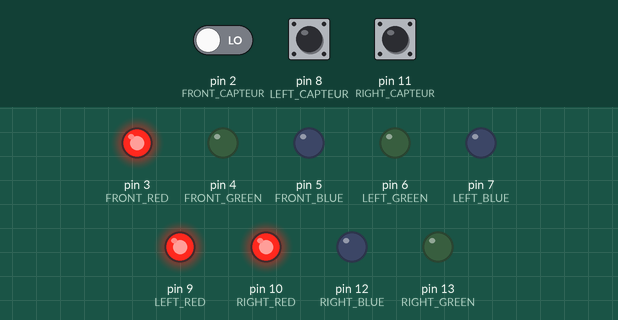
The sketch below on a simulated Arduino Uno, built with avr-gcc and run on an emulated ATmega328P. Shown: output pins drawn as LEDs (lit = HIGH). The inputs (shaded band) are chosen by the test bench; at power-on: pin 2 (FRONT_CAPTEUR) LOW, pin 8 (LEFT_CAPTEUR) LOW, pin 11 (RIGHT_CAPTEUR) LOW. What the sketch prints to the serial monitor is not drawn.

Above: at 0.1 s.
At 0.6 s:
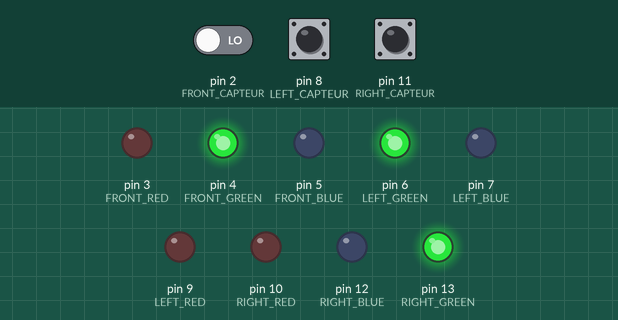
Timing chart, 0 to 2.1 s (numbered marks = the images above):
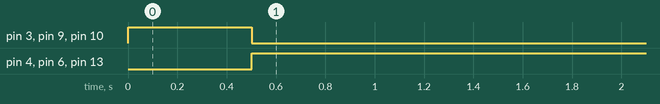

The sketch:

casquette.ino
```cpp
bool etat=LOW;

#define FRONT_RED 3
#define FRONT_GREEN 4
#define FRONT_BLUE 5
#define LEFT_RED 9
#define LEFT_GREEN 6
#define LEFT_BLUE 7

#define RIGHT_RED 10
#define RIGHT_GREEN 13
#define RIGHT_BLUE 12

#define FRONT_CAPTEUR 2
#define LEFT_CAPTEUR 8
#define RIGHT_CAPTEUR 11

void setup()
{
  // Open serial communications and wait for port to open:
  Serial.begin(57600);


  Serial.println("Hello casquette !!");

  pinMode(FRONT_RED, OUTPUT);
  pinMode(FRONT_GREEN, OUTPUT);
  pinMode(FRONT_BLUE, OUTPUT);
  pinMode(LEFT_RED, OUTPUT);
  pinMode(LEFT_GREEN, OUTPUT);
  pinMode(LEFT_BLUE, OUTPUT);
  pinMode(RIGHT_RED, OUTPUT);
  pinMode(RIGHT_GREEN, OUTPUT);
  pinMode(RIGHT_BLUE, OUTPUT);

  pinMode(FRONT_CAPTEUR, INPUT);
  pinMode(LEFT_CAPTEUR, INPUT);
  pinMode(RIGHT_CAPTEUR, INPUT);


  digitalWrite(FRONT_RED, LOW);
  digitalWrite(FRONT_GREEN, LOW);
  digitalWrite(FRONT_BLUE, LOW);
  digitalWrite(LEFT_RED, LOW);
  digitalWrite(LEFT_GREEN, LOW);
  digitalWrite(LEFT_BLUE, LOW);
  digitalWrite(RIGHT_RED, LOW);
  digitalWrite(RIGHT_GREEN, LOW);
  digitalWrite(RIGHT_BLUE, LOW);


}

void loop() // run over and over
{
  /*
  int n=detect_tir();
  if(n == 123)
  {
      etat = !etat;

      digitalWrite(FRONT_RED, HIGH);
      digitalWrite(LEFT_RED, HIGH);
      digitalWrite(RIGHT_RED, HIGH);
      delay(200);
      digitalWrite(FRONT_RED, LOW);
      digitalWrite(LEFT_RED, LOW);
      digitalWrite(RIGHT_RED, LOW);
      delay(200);
      digitalWrite(FRONT_RED, HIGH);
      digitalWrite(LEFT_RED, HIGH);
      digitalWrite(RIGHT_RED, HIGH);
      delay(200);
      digitalWrite(FRONT_RED, LOW);
      digitalWrite(LEFT_RED, LOW);
      digitalWrite(RIGHT_RED, LOW);
      delay(200);
      digitalWrite(FRONT_RED, HIGH);
      digitalWrite(LEFT_RED, HIGH);
      digitalWrite(RIGHT_RED, HIGH);
      delay(200);
      digitalWrite(FRONT_RED, LOW);
      digitalWrite(LEFT_RED, LOW);
      digitalWrite(RIGHT_RED, LOW);

  }
  else Serial.println(n);

  */

  static unsigned long pause_front=0;
  if(detect_tir_front()==123) { pause_front=millis();}
  if(millis() < (pause_front+500)) { digitalWrite(FRONT_RED, HIGH); digitalWrite(FRONT_GREEN, LOW); }
  else { digitalWrite(FRONT_RED, LOW); digitalWrite(FRONT_GREEN, HIGH); }


  static unsigned long pause_right=0;
  if(detect_tir_right()==123) { pause_right=millis();}
  if(millis() < (pause_right+500)) { digitalWrite(RIGHT_RED, HIGH); digitalWrite(RIGHT_GREEN, LOW); }
  else { digitalWrite(RIGHT_RED, LOW); digitalWrite(RIGHT_GREEN, HIGH); }

  static unsigned long pause_left=0;
  if(detect_tir_left()==123) { pause_left=millis();}
  if(millis() < (pause_left+500)) { digitalWrite(LEFT_RED, HIGH); digitalWrite(LEFT_GREEN, LOW); }
  else { digitalWrite(LEFT_RED, LOW); digitalWrite(LEFT_GREEN, HIGH); }

//  if(detect_tir_left()==123)

}

#define TEMPS_HIGH 1000


inline int detect_tir()
{
  unsigned long debut = micros();

  //detect 8 * LOW
  while((micros()-debut) < (8*TEMPS_HIGH))
  {
    if(digitalRead(FRONT_CAPTEUR)) debut = micros();
  }

  //attente de l'état haut
  while(!digitalRead(FRONT_CAPTEUR));

  //reset du compteur
  debut = micros();
  float nb_bit = 0;
  byte id=0;

  while((micros()-debut) < ((nb_bit+0.2)*TEMPS_HIGH));
  while((micros()-debut) < ((nb_bit+0.8)*TEMPS_HIGH))
  {
    if(digitalRead(FRONT_CAPTEUR)==LOW) return -1;
  }

  for(int iB=0;iB<8;iB++)
  {
    nb_bit++;
    while((micros()-debut) < ((nb_bit+0.2)*TEMPS_HIGH));
    while((micros()-debut) < ((nb_bit+0.8)*TEMPS_HIGH))
    {
      if(digitalRead(FRONT_CAPTEUR)) return -1;
    }

    nb_bit++;
    id = id*2;

    while((micros()-debut) < ((nb_bit+0.2)*TEMPS_HIGH));
    bool val = digitalRead(FRONT_CAPTEUR);
    while((micros()-debut) < ((nb_bit+0.8)*TEMPS_HIGH))
    {
      if(digitalRead(FRONT_CAPTEUR) != val) return -1;
    }

    if(!val) id++;
  }

  //bit de fin
  nb_bit++;

  while((micros()-debut) < ((nb_bit+0.2)*TEMPS_HIGH));
  while((micros()-debut) < ((nb_bit+0.8)*TEMPS_HIGH))
  {
    if(digitalRead(FRONT_CAPTEUR)) return -1;
  }

  return id;
}


inline int detect_tir_front()
{
 static int etat=0; //init
 static unsigned long debut=0;
 static int vbit;
 static int id=0;
 int mpin = FRONT_CAPTEUR;

 if(etat == 0) //attente des 8*LOW
 {
   id=0;
   if(digitalRead(mpin)) debut = micros();
   if((micros()-debut) >= (8*TEMPS_HIGH)) etat=1;
 }
 else if(etat == 1)
 {
   if((micros()-debut) > (9.2*TEMPS_HIGH) && (micros()-debut) < (9.8*TEMPS_HIGH) && digitalRead(mpin)==LOW) { etat=0; debut = micros(); }
   if((micros()-debut) >= (10*TEMPS_HIGH)) etat=10;
 }


 //8 bits
 else if(etat>=10 && etat <=25)
 {
   if((etat%2) == 0)
   {
     if((micros()-debut) > ((etat+0.2)*TEMPS_HIGH) && (micros()-debut) < ((etat+0.8)*TEMPS_HIGH) && digitalRead(mpin)==HIGH) { etat=0; debut = micros(); }
     if((micros()-debut) >= ((etat+1)*TEMPS_HIGH)) etat++;
     vbit=-1;
   }
   else
   {
     if((micros()-debut) > ((etat+0.2)*TEMPS_HIGH) && (micros()-debut) < ((etat+0.8)*TEMPS_HIGH))
     {
       if(vbit==-1) vbit = digitalRead(mpin);
       else
       {
         if(digitalRead(mpin) != vbit) { etat=0; debut = micros(); }
       }
     }
     if((micros()-debut) >= ((etat+1)*TEMPS_HIGH))
     {
       etat++;
       id = id*2;
       if(!vbit) id++;
     }
   }
 }

 else if(etat == 26)
 {
   if((micros()-debut) > (18.2*TEMPS_HIGH) && (micros()-debut) < (18.8*TEMPS_HIGH) && digitalRead(mpin)==HIGH) { etat=0; debut = micros(); }
   if((micros()-debut) >= (19*TEMPS_HIGH)) etat=27;
 }

 if(etat == 27)
 {
   etat=0; debut = micros();
   return id;
 }
 else return -1;
}

inline int detect_tir_left()
{
 static int etat=0; //init
 static unsigned long debut=0;
 static int vbit;
 static int id=0;
 int mpin = LEFT_CAPTEUR;

 if(etat == 0) //attente des 8*LOW
 {
   id=0;
   if(digitalRead(mpin)) debut = micros();
   if((micros()-debut) >= (8*TEMPS_HIGH)) etat=1;
 }
 else if(etat == 1)
 {
   if((micros()-debut) > (9.2*TEMPS_HIGH) && (micros()-debut) < (9.8*TEMPS_HIGH) && digitalRead(mpin)==LOW) { etat=0; debut = micros(); }
   if((micros()-debut) >= (10*TEMPS_HIGH)) etat=10;
 }


 //8 bits
 else if(etat>=10 && etat <=25)
 {
   if((etat%2) == 0)
   {
     if((micros()-debut) > ((etat+0.2)*TEMPS_HIGH) && (micros()-debut) < ((etat+0.8)*TEMPS_HIGH) && digitalRead(mpin)==HIGH) { etat=0; debut = micros(); }
     if((micros()-debut) >= ((etat+1)*TEMPS_HIGH)) etat++;
     vbit=-1;
   }
   else
   {
     if((micros()-debut) > ((etat+0.2)*TEMPS_HIGH) && (micros()-debut) < ((etat+0.8)*TEMPS_HIGH))
     {
       if(vbit==-1) vbit = digitalRead(mpin);
       else
       {
         if(digitalRead(mpin) != vbit) { etat=0; debut = micros(); }
       }
     }
     if((micros()-debut) >= ((etat+1)*TEMPS_HIGH))
     {
       etat++;
       id = id*2;
       if(!vbit) id++;
     }
   }
 }

 else if(etat == 26)
 {
   if((micros()-debut) > (18.2*TEMPS_HIGH) && (micros()-debut) < (18.8*TEMPS_HIGH) && digitalRead(mpin)==HIGH) { etat=0; debut = micros(); }
   if((micros()-debut) >= (19*TEMPS_HIGH)) etat=27;
 }

 if(etat == 27)
 {
   etat=0; debut = micros();
   return id;
 }
 else return -1;
}

inline int detect_tir_right()
{
 static int etat=0; //init
 static unsigned long debut=0;
 static int vbit;
 static int id=0;
 int mpin = RIGHT_CAPTEUR;

 if(etat == 0) //attente des 8*LOW
 {
   id=0;
   if(digitalRead(mpin)) debut = micros();
   if((micros()-debut) >= (8*TEMPS_HIGH)) etat=1;
 }
 else if(etat == 1)
 {
   if((micros()-debut) > (9.2*TEMPS_HIGH) && (micros()-debut) < (9.8*TEMPS_HIGH) && digitalRead(mpin)==LOW) { etat=0; debut = micros(); }
   if((micros()-debut) >= (10*TEMPS_HIGH)) etat=10;
 }


 //8 bits
 else if(etat>=10 && etat <=25)
 {
   if((etat%2) == 0)
   {
     if((micros()-debut) > ((etat+0.2)*TEMPS_HIGH) && (micros()-debut) < ((etat+0.8)*TEMPS_HIGH) && digitalRead(mpin)==HIGH) { etat=0; debut = micros(); }
     if((micros()-debut) >= ((etat+1)*TEMPS_HIGH)) etat++;
     vbit=-1;
   }
   else
   {
     if((micros()-debut) > ((etat+0.2)*TEMPS_HIGH) && (micros()-debut) < ((etat+0.8)*TEMPS_HIGH))
     {
       if(vbit==-1) vbit = digitalRead(mpin);
       else
       {
         if(digitalRead(mpin) != vbit) { etat=0; debut = micros(); }
       }
     }
     if((micros()-debut) >= ((etat+1)*TEMPS_HIGH))
     {
       etat++;
       id = id*2;
       if(!vbit) id++;
     }
   }
 }

 else if(etat == 26)
 {
   if((micros()-debut) > (18.2*TEMPS_HIGH) && (micros()-debut) < (18.8*TEMPS_HIGH) && digitalRead(mpin)==HIGH) { etat=0; debut = micros(); }
   if((micros()-debut) >= (19*TEMPS_HIGH)) etat=27;
 }

 if(etat == 27)
 {
   etat=0; debut = micros();
   return id;
 }
 else return -1;
}
```

Measured:
- by itself, pin 3 (FRONT_RED), pin 9 (LEFT_RED), pin 10 (RIGHT_RED): LOW → HIGH at 0.00 s, → LOW 0.50 s later
- by itself, pin 4 (FRONT_GREEN), pin 6 (LEFT_GREEN), pin 13 (RIGHT_GREEN): LOW → HIGH at 0.50 s
